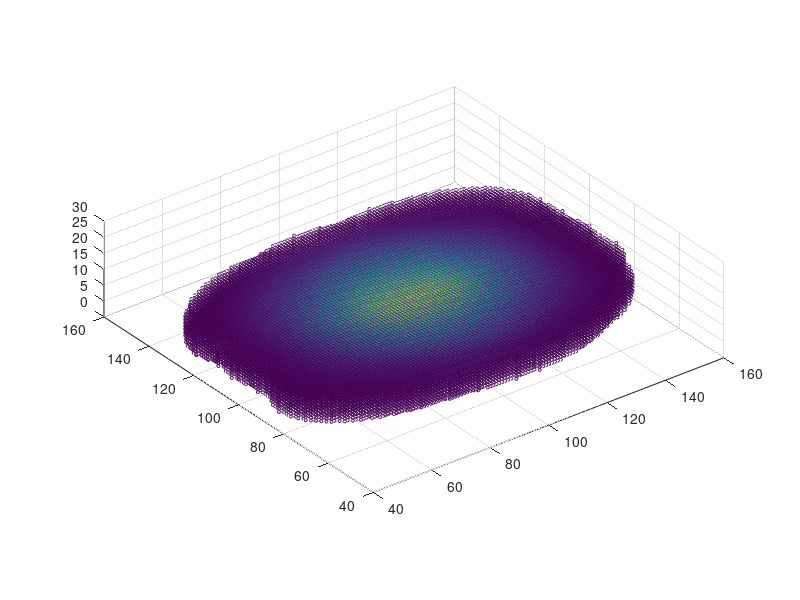

The MATLAB source for this figure:
clear all
A = 20;
N_disks = 1000;
Disk = cell(1,N_disks);
Disk_T = zeros(200,200,A);

disp('Creando Discos......')

for ii=1:N_disks
   
    Mascara = zeros(200,200,A);
    
    c = randi([5 10],1);

    [X,Y,~] = meshgrid(1:200,1:200,1:c);

    a = randi([26 40],1);
    b = randi([20 23],1);
    
    alpha = randi([-20 20],1);
    beta = randi([-20 20],1);

    d = (((X-(100+alpha))/a).^2 + ((Y-(100+beta))/b).^2  <= 1);
    
    Mascara(:,:,(A/2-round(c/2))+1:(A/2+floor(c/2))) = d;
    
    Disk_T = Disk_T + Mascara;
    
end

   

%% Plot

disp('PLoting...')

Disk_T = Disk_T./max(Disk_T(:));
Indice = (Disk_T(:) > 0);
[X,Y,Z] = meshgrid(1:200,1:200,1:A);
scatter3(X(Indice),Y(Indice),Z(Indice),5,Disk_T(Indice));
daspect([1 1 1]); zlim([0 30]);
